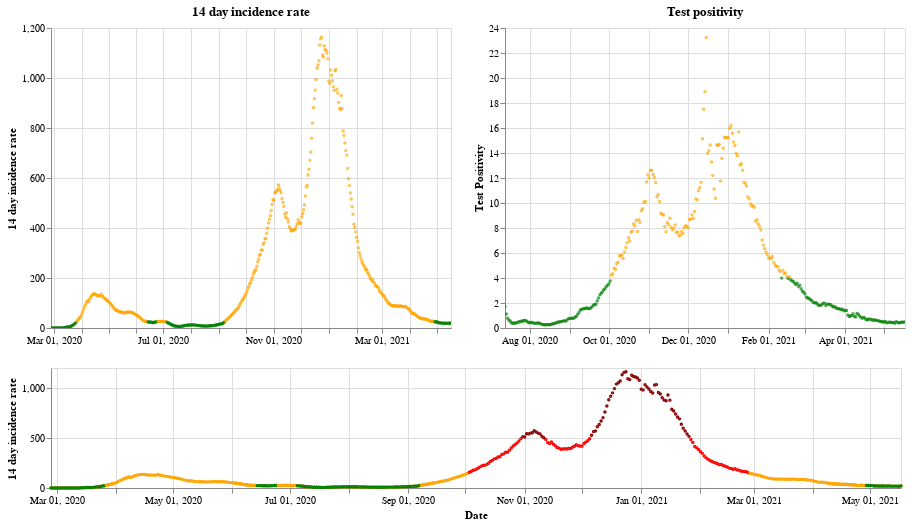

The notebook cell saved with this chart:
### Markdown cell above
## Wales

### Code cell
plot_traffic_light('Wales')

### Figure 1 — Vega-Lite specification as saved in the notebook (floating-point values rounded to 4 significant figures; data arrays with more than 128 entries replaced by an {"elided": "..."} marker saying what was removed)
{"config": {"view": {"continuousWidth": 400, "continuousHeight": 300}}, "vconcat": [{"hconcat": [{"mark": {"type": "point", "size": 2}, "encoding": {"color": {"condition": {"value": "green", "test": "(datum.twoWeeklyCasesRate <= 25)"}, "value": "orange"}, "tooltip": [{"type": "nominal", "field": "areaName"}, {"type": "temporal", "field": "date"}, {"type": "quantitative", "field": "twoWeeklyCasesRate"}, {"type": "quantitative", "field": "testPositivity"}], "x": {"type": "temporal", "axis": {"title": ""}, "field": "date", "scale": {"domain": {"selection": "DateBrush"}}, "timeUnit": "yearmonthdate"}, "y": {"type": "quantitative", "axis": {"title": "14 day incidence rate"}, "field": "twoWeeklyCasesRate"}}, "title": "14 day incidence rate", "width": 400}, {"mark": {"type": "point", "size": 2}, "encoding": {"color": {"condition": {"value": "green", "test": "(datum.testPositivity <= 4)"}, "value": "orange"}, "tooltip": [{"type": "nominal", "field": "areaName"}, {"type": "temporal", "field": "date"}, {"type": "quantitative", "field": "twoWeeklyCasesRate"}, {"type": "quantitative", "field": "testPositivity"}], "x": {"type": "temporal", "axis": {"title": ""}, "field": "date", "scale": {"domain": {"selection": "DateBrush"}}, "timeUnit": "yearmonthdate"}, "y": {"type": "quantitative", "axis": {"title": "Test Positivity"}, "field": "testPositivity"}}, "title": "Test positivity", "width": 400}]}, {"layer": [{"mark": {"type": "point", "size": 2}, "encoding": {"color": {"condition": {"value": "orange", "test": "((50 && datum.twoWeeklyCasesRate) < 150)"}, "value": "red"}, "opacity": {"condition": {"value": 1, "test": "((50 && datum.twoWeeklyCasesRate) < 500)"}, "value": 0}, "tooltip": [{"type": "nominal", "field": "areaName"}, {"type": "temporal", "field": "date"}, {"type": "quantitative", "field": "twoWeeklyCasesRate"}, {"type": "quantitative", "field": "testPositivity"}], "x": {"type": "temporal", "axis": {"title": "Date"}, "field": "date", "timeUnit": "yearmonthdate"}, "y": {"type": "quantitative", "axis": {"title": "14 day incidence rate"}, "field": "twoWeeklyCasesRate"}}, "selection": {"DateBrush": {"type": "interval", "encodings": ["x"], "fields": ["Time"]}}, "width": 850}, {"mark": {"type": "point", "size": 2}, "encoding": {"color": {"value": "darkred"}, "opacity": {"condition": {"value": 1, "test": "(datum.twoWeeklyCasesRate >= 500)"}, "value": 0}, "tooltip": [{"type": "nominal", "field": "areaName"}, {"type": "temporal", "field": "date"}, {"type": "quantitative", "field": "twoWeeklyCasesRate"}, {"type": "quantitative", "field": "testPositivity"}], "x": {"type": "temporal", "axis": {"title": "Date"}, "field": "date", "timeUnit": "yearmonthdate"}, "y": {"type": "quantitative", "axis": {"title": "14 day incidence rate"}, "field": "twoWeeklyCasesRate"}}, "width": 400}, {"mark": {"type": "point", "size": 2}, "encoding": {"color": {"condition": {"value": "green", "test": "((4 && datum.twoWeeklyCasesRate) < 25)"}, "value": "orange"}, "opacity": {"condition": {"value": 1, "test": "(datum.twoWeeklyCasesRate < 50)"}, "value": 0}, "tooltip": [{"type": "nominal", "field": "areaName"}, {"type": "temporal", "field": "date"}, {"type": "quantitative", "field": "twoWeeklyCasesRate"}, {"type": "quantitative", "field": "testPositivity"}], "x": {"type": "temporal", "axis": {"title": "Date"}, "field": "date", "timeUnit": "yearmonthdate"}, "y": {"type": "quantitative", "axis": {"title": "14 day incidence rate"}, "field": "twoWeeklyCasesRate"}}, "width": 400}], "height": 120, "width": 800}], "data": {"name": "data-df00f36fc064658be14abb3e0084af69"}, "$schema": "https://vega.github.io/schema/vega-lite/v4.8.1.json", "datasets": {"data-df00f36fc064658be14abb3e0084af69": {"elided": "446 records"}}}
